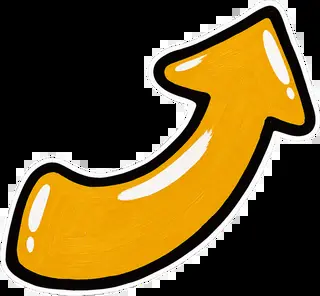
#> input picture site/images/paint/arrow.webp, 320 x 296 px
$ python -i lib30.py   (imports and definitions only)
#> lines starting #> are read from the running program, lines starting #| are printed output that depends on the picture
import json,os,subprocess,imageio_ffmpeg,re
from PIL import Image, ImageDraw, ImageFont, ImageFilter, ImageOps, ImageEnhance, ImageStat
# [1 line that did not run here, left out]
# Paths: fonts in ./fonts, rendered layers in ./out/v, media index from index_media.py (env WORK, default ./work)
S=os.path.dirname(os.path.abspath(__file__)); A=S+'/fonts'; O=S+'/out/v'
REPO=os.environ.get('LULULAND_REPO', os.path.expanduser('~/projects/lululand')); P=REPO+'/site/images/paint/'
# [2 lines not run here, left out]
# [1 line that did not run here, left out]
vsrc=lambda n: items[n]['path']; psrc=lambda n: photos[n]['path']
W,H=1080,1920
NAVY=(2,36,73,255); ROSE=(223,90,121,255); GOLD=(233,162,20,255); CREAM=(248,241,231,255); INK=(11,7,6,255); WHITE=(255,255,255,255); SAGE=(113,131,105,255); TEAL=(0,166,176,255)
R=lambda s: ImageFont.truetype(A+'/RammettoOne-d182e5.ttf',s)
# [5 lines left out: function N, not called in this run]
def canvas(): return Image.new('RGBA',(W,H),(0,0,0,0))
def shadowed(im,layer,xy,blur=10,op=0.45):
    sh=Image.new('RGBA',layer.size,(0,0,0,0)); sh.putalpha(layer.getchannel('A').point(lambda a:int(a*op))); sh=sh.filter(ImageFilter.GaussianBlur(blur))
    im.alpha_composite(sh,(xy[0]+6,xy[1]+12)); im.alpha_composite(layer,xy)
def paint(name,width):
    t=Image.open(P+name+'.webp').convert('RGBA'); return t.resize((width,round(t.height*width/t.width)),Image.LANCZOS)
def text_layer(txt,font,fill,stroke=0,stroke_fill=INK,pad=20):
    d=ImageDraw.Draw(Image.new('RGBA',(1,1))); b=d.textbbox((0,0),txt,font=font,stroke_width=stroke)
    im=Image.new('RGBA',(b[2]-b[0]+pad*2,b[3]-b[1]+pad*2),(0,0,0,0)); ImageDraw.Draw(im).text((pad-b[0],pad-b[1]),txt,font=font,fill=fill,stroke_width=stroke,stroke_fill=stroke_fill); return im
# [9 lines left out: functions pill, save, not called in this run]
def at(layer,x,y): return lambda im: im.alpha_composite(layer,(x if x is not None else (W-layer.width)//2,y))
def sh_at(layer,x,y): return lambda im: shadowed(im,layer,(x if x is not None else (W-layer.width)//2,y))
# ---------- photo prep (retouch + 9:16 crop at 1.5x for smooth zoom) ----------
def wb(im,s=0.45):
    r,g,b=ImageStat.Stat(im).mean; a=(r+g+b)/3
    return Image.merge('RGB',[c.point(lambda v,k=1+s*(a/m-1): min(255,int(v*k))) for c,m in zip(im.split(),(r,g,b))])
# [9 lines left out: function prep_photo, not called in this run]

chip=lambda t,bg=GOLD,fg=INK,rot=-3: pill(t,R(54),fg,bg,rot=rot)
# [19 lines left out: functions big, card, check, not called in this run]
def tint(a=165): return lambda im: im.alpha_composite(Image.new('RGBA',(W,H),(2,36,73,a)))
HOURS=['Mon–Thu 10am–8pm','Fri–Sat 10am–9pm','Sun 11am–7pm']
# [34 lines left out: functions walkin_end, offer_end, not called in this run]
V=lambda n,ss,ln,ov=(): ('v',n,ss,ln,list(ov))
Pp=lambda n,ln,ov=(),**kw: ('p',n,kw,ln,list(ov))
# [29 lines left out: function render, not called in this run]

>>> import cv2
>>> picture = cv2.imread('../site/images/paint/arrow.webp', cv2.IMREAD_GRAYSCALE)
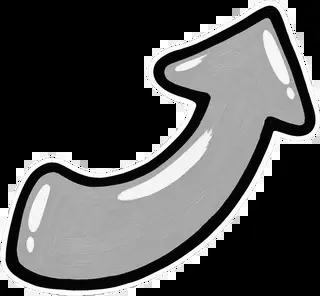
#> picture: shape (296, 320); min 0, max 255, mean 84.6
>>> result = wb(picture)
#> (the run stopped early here; a loop or call above may not have finished)

$ run again, on site/images/paint/cloud.webp
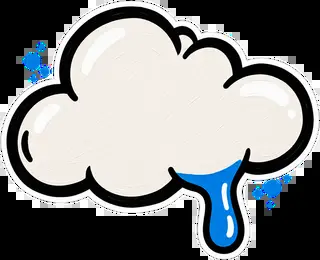
#> input picture site/images/paint/cloud.webp, 320 x 260 px
#> `picture = cv2.imread('../site/images/paint/arrow.webp', cv2.IMREAD_GRA..`:
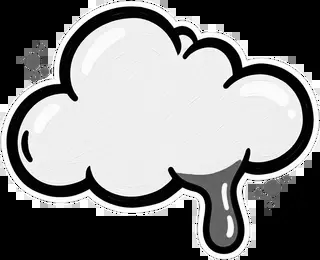
#> picture: shape (260, 320); min 0, max 255, mean 130

$ run again, on site/images/paint/corner-bl.webp
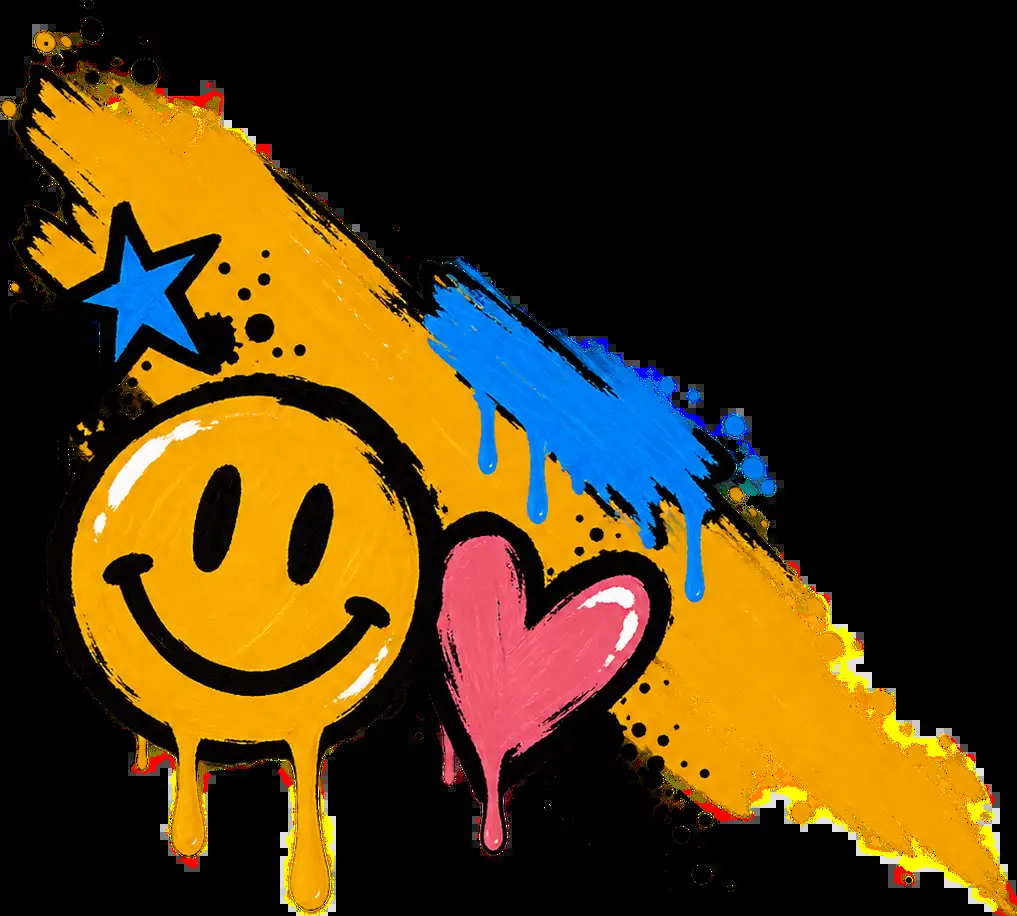
#> input picture site/images/paint/corner-bl.webp, 1017 x 916 px
#> `picture = cv2.imread('../site/images/paint/arrow.webp', cv2.IMREAD_GRA..`:
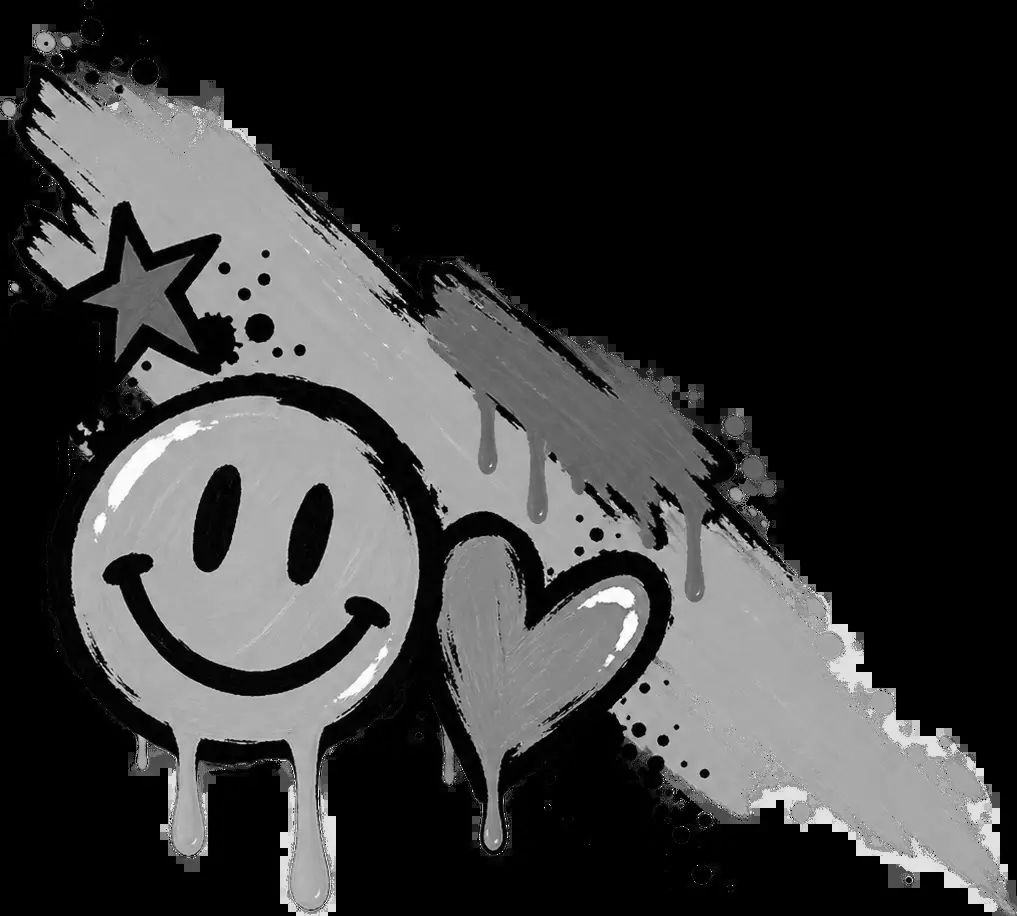
#> picture: shape (916, 1017); min 0, max 255, mean 56.4

$ run again, on site/images/paint/corner-br.webp
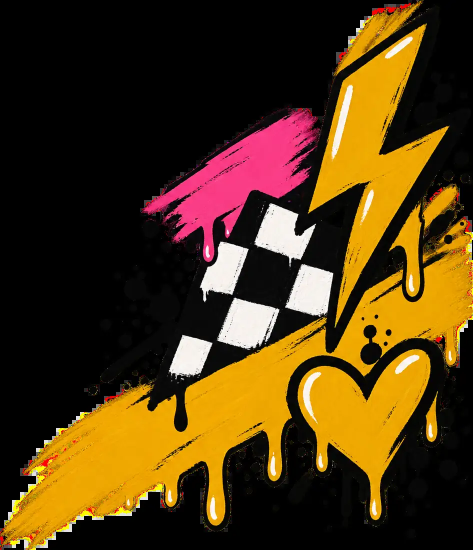
#> input picture site/images/paint/corner-br.webp, 946 x 1100 px (shown at 1/2 size)
#> `picture = cv2.imread('../site/images/paint/arrow.webp', cv2.IMREAD_GRA..`:
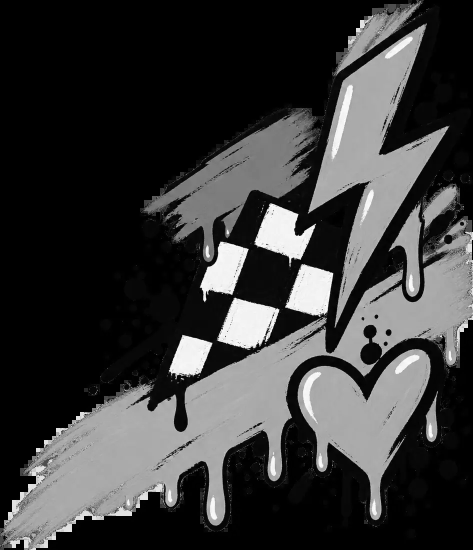
#> picture: shape (1100, 946) (shown at 1/2 size); min 0, max 255, mean 57.9
